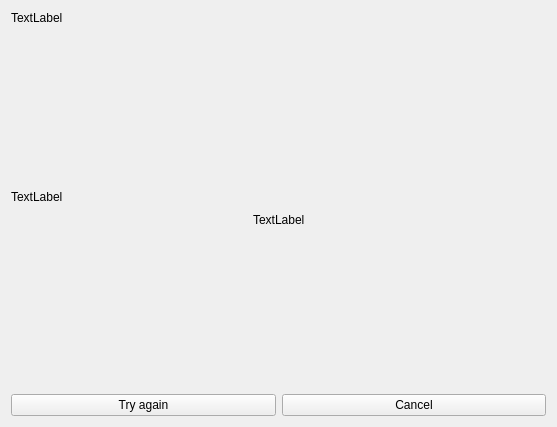
<?xml version="1.0" encoding="UTF-8"?>
<ui version="4.0">
 <class>ConnectWidget</class>
 <widget class="QWidget" name="ConnectWidget">
  <property name="geometry">
   <rect>
    <x>0</x>
    <y>0</y>
    <width>557</width>
    <height>427</height>
   </rect>
  </property>
  <property name="windowTitle">
   <string>Form</string>
  </property>
  <layout class="QGridLayout" name="gridLayout">
   <item row="0" column="0">
    <layout class="QVBoxLayout" name="verticalLayout">
     <item>
      <widget class="QLabel" name="labelTitle">
       <property name="text">
        <string>TextLabel</string>
       </property>
      </widget>
     </item>
     <item>
      <spacer name="verticalSpacer">
       <property name="orientation">
        <enum>Qt::Vertical</enum>
       </property>
       <property name="sizeHint" stdset="0">
        <size>
         <width>20</width>
         <height>40</height>
        </size>
       </property>
      </spacer>
     </item>
     <item>
      <widget class="QLabel" name="labelStatus">
       <property name="text">
        <string>TextLabel</string>
       </property>
      </widget>
     </item>
     <item>
      <layout class="QHBoxLayout" name="horizontalLayout_2">
       <item>
        <spacer name="horizontalSpacer">
         <property name="orientation">
          <enum>Qt::Horizontal</enum>
         </property>
         <property name="sizeHint" stdset="0">
          <size>
           <width>40</width>
           <height>20</height>
          </size>
         </property>
        </spacer>
       </item>
       <item>
        <widget class="QLabel" name="labelGif">
         <property name="text">
          <string>TextLabel</string>
         </property>
        </widget>
       </item>
       <item>
        <spacer name="horizontalSpacer_2">
         <property name="orientation">
          <enum>Qt::Horizontal</enum>
         </property>
         <property name="sizeHint" stdset="0">
          <size>
           <width>40</width>
           <height>20</height>
          </size>
         </property>
        </spacer>
       </item>
      </layout>
     </item>
     <item>
      <spacer name="verticalSpacer_2">
       <property name="orientation">
        <enum>Qt::Vertical</enum>
       </property>
       <property name="sizeHint" stdset="0">
        <size>
         <width>20</width>
         <height>40</height>
        </size>
       </property>
      </spacer>
     </item>
     <item>
      <layout class="QHBoxLayout" name="horizontalLayout">
       <item>
        <widget class="QPushButton" name="buttonTryAgain">
         <property name="text">
          <string>Try again</string>
         </property>
        </widget>
       </item>
       <item>
        <widget class="QPushButton" name="buttoCancel">
         <property name="text">
          <string>Cancel</string>
         </property>
        </widget>
       </item>
      </layout>
     </item>
    </layout>
   </item>
  </layout>
 </widget>
 <resources/>
 <connections/>
</ui>
